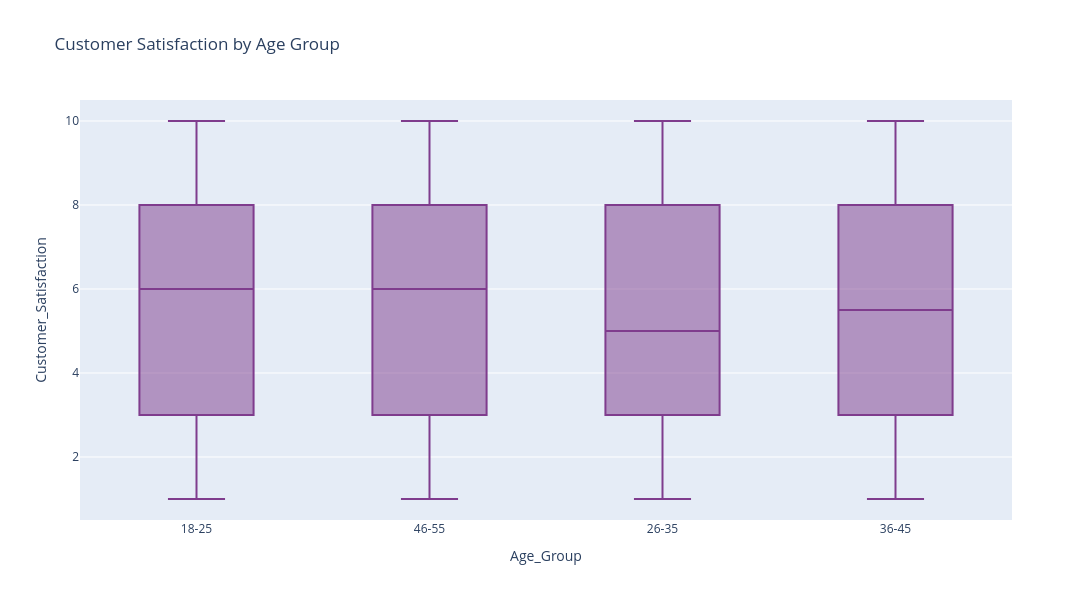

Notebook source saved alongside this figure:
### Markdown cell above
#### 4.9.3 Satisfaction by Age Group

### Code cell
# Customer satisfaction by age group
fig = px.box(df, x='Age_Group', y='Customer_Satisfaction', title='Customer Satisfaction by Age Group',
             color_discrete_sequence=px.colors.qualitative.Bold)

# Formatting the plot size
fig.update_layout(width=1200, height=600)

fig.show()

### Figure 1 — Plotly figure (JSON) as saved in the notebook; plotly's stock layout.template omitted (floating-point values rounded to 4 significant figures; data arrays with more than 128 entries replaced by an {"elided": "..."} marker saying what was removed)
{"data": [{"alignmentgroup": "True", "hovertemplate": "Age_Group=%{x}<br>Customer_Satisfaction=%{y}<extra></extra>", "legendgroup": "", "marker": {"color": "rgb(127, 60, 141)"}, "name": "", "notched": false, "offsetgroup": "", "orientation": "v", "showlegend": false, "type": "box", "x": {"elided": "1000 str values"}, "x0": " ", "xaxis": "x", "y": {"elided": "1000 int values"}, "y0": " ", "yaxis": "y"}], "layout": {"boxmode": "group", "height": 600, "legend": {"tracegroupgap": 0}, "title": {"text": "Customer Satisfaction by Age Group"}, "width": 1200, "xaxis": {"anchor": "y", "domain": [0, 1], "title": {"text": "Age_Group"}}, "yaxis": {"anchor": "x", "domain": [0, 1], "title": {"text": "Customer_Satisfaction"}}}}
